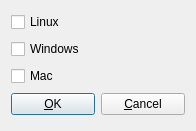
<?xml version="1.0" encoding="UTF-8"?>
<ui version="4.0">
 <class>PcOsDLG</class>
 <widget class="QDialog" name="PcOsDLG">
  <property name="geometry">
   <rect>
    <x>0</x>
    <y>0</y>
    <width>196</width>
    <height>131</height>
   </rect>
  </property>
  <property name="windowTitle">
   <string>PC Os</string>
  </property>
  <layout class="QVBoxLayout" name="verticalLayout">
   <item>
    <widget class="QCheckBox" name="linux">
     <property name="text">
      <string>Linux</string>
     </property>
    </widget>
   </item>
   <item>
    <widget class="QCheckBox" name="win">
     <property name="text">
      <string>Windows</string>
     </property>
    </widget>
   </item>
   <item>
    <widget class="QCheckBox" name="mac">
     <property name="text">
      <string>Mac</string>
     </property>
    </widget>
   </item>
   <item>
    <layout class="QHBoxLayout" name="horizontalLayout">
     <item>
      <widget class="QPushButton" name="ok">
       <property name="text">
        <string>&amp;OK</string>
       </property>
      </widget>
     </item>
     <item>
      <widget class="QPushButton" name="canc">
       <property name="text">
        <string>&amp;Cancel</string>
       </property>
      </widget>
     </item>
    </layout>
   </item>
  </layout>
 </widget>
 <resources/>
 <connections/>
</ui>
